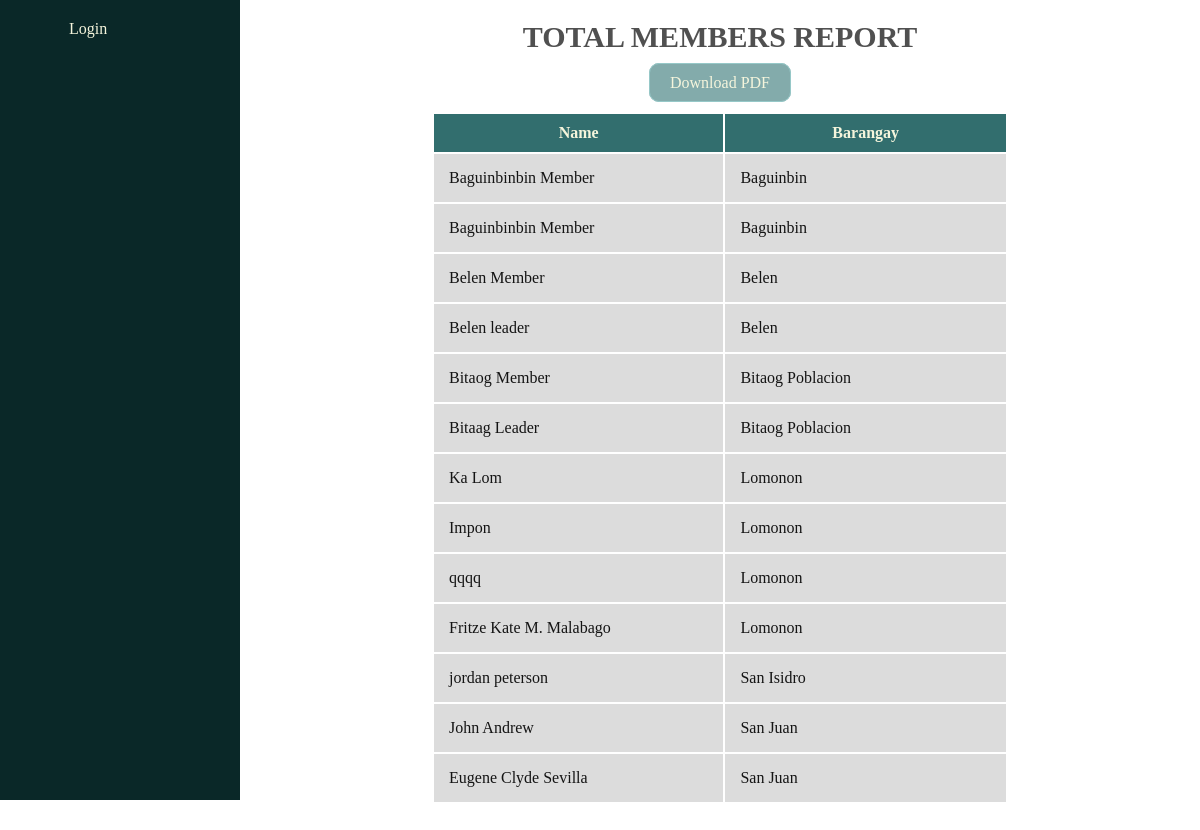
The app's page /report/members/all/, older data.
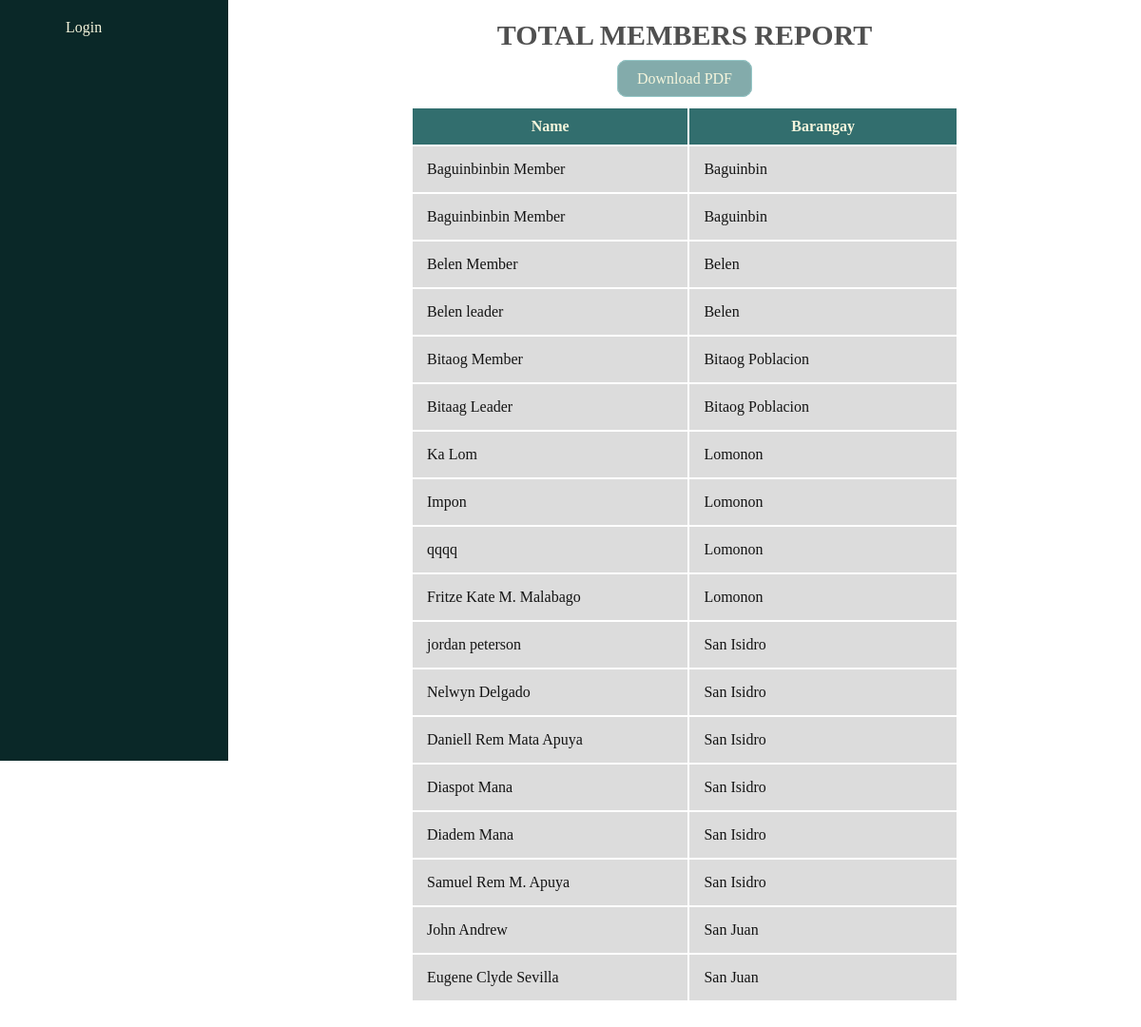
The same page, newer data.
### management/models.py (models this page shows, shortened)
class Individual(models.Model):
    user = models.ForeignKey(User, related_name='user_individual', on_delete=models.CASCADE)
    name = models.CharField(max_length=255)
    gender = models.ForeignKey(Gender, related_name='individual_gender', on_delete=models.PROTECT)
    age = models.IntegerField()
    brgy = models.ForeignKey(Barangay, related_name='individual_brgy', on_delete=models.PROTECT)
    sitio = models.ForeignKey(Sitio, related_name='individual_sitio', on_delete=models.PROTECT, null=True, blank=True)
    date_registered = models.DateTimeField(auto_now_add=True)
    group = models.CharField(max_length=255)
    image = models.ImageField(null=True, blank=True, upload_to="images/")

class Barangay(models.Model):
    brgy_name = models.CharField(max_length=255)
    brgy_voter_population = models.IntegerField(blank=True, null=True)
    lat = models.FloatField(blank=True, null=True)
    long = models.FloatField(blank=True, null=True)
    def __str__(self):
        return self.brgy_name
    class Meta:
        ordering = ['brgy_name']

### management/views.py (the view)
# urls.py: path('report/members/all/', views.all_members_individuals_report, name='all-members-report'),
def all_members_individuals_report(request):
    individuals = Individual.objects.all().order_by('brgy')
    return render(request, 'all_member_report.html', {
        'individuals': individuals,
    })

### management/templates/all_member_report.html
{% extends 'base.html' %}
{% load static %}
{% block content %}
<section class="all-member-report-utmost-container-section">
    <div class="all-member-report-header-title-container-div">
        Total Members Report
    </div>
    <div class="all-member-report-download-pdf-container-div">
        <a class="all-member-report-download-pdf" href="{% url 'all-members-report-pdf' %}">Download PDF</a>
    </div>
    <div class="all-member-report-total-member-table-container">
        <table class="all-member-report-table">
            <tr class="all-member-report-table-row">
                <th class="all-member-report-table-head">Name</th>
                <th class="all-member-report-table-head">Barangay</th>
            </tr>
            {% for individual in individuals %}
                <tr class="all-member-report-table-row">
                    <td class="all-member-report-table-data">{{ individual.name }}</td>
                    <td class="all-member-report-table-data">{{ individual.brgy }}</td>
                </tr>
            {% endfor %}
        </table>
    </div>
</section>
{% endblock %}

Row changes from the older to the newer data that the page shows:
added Individual: name "Nelwyn Delgado", brgy "San Isidro"
added Individual: name "Daniell Rem Mata Apuya", brgy "San Isidro"
added Individual: name "Diaspot Mana", brgy "San Isidro"
added Individual: name "Diadem Mana", brgy "San Isidro"
added Individual: name "Samuel Rem M. Apuya", brgy "San Isidro"
